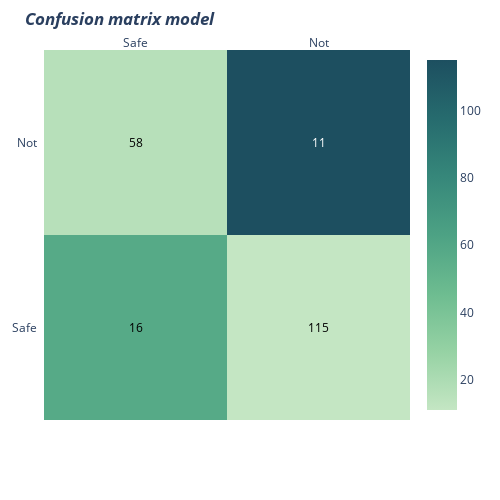

Here is the notebook cell this chart was saved with:
### Code cell
plot_cm(gnb_cf, 'model')

### Figure 1 — Plotly figure (JSON) as saved in the notebook; plotly's stock layout.template omitted (floating-point values rounded to 4 significant figures)
{"data": [{"colorscale": [[0, "rgb(196, 230, 195)"], [0.1667, "rgb(150, 210, 164)"], [0.3333, "rgb(109, 188, 144)"], [0.5, "rgb(77, 162, 132)"], [0.6667, "rgb(54, 135, 122)"], [0.8333, "rgb(38, 107, 110)"], [1, "rgb(29, 79, 96)"]], "reversescale": false, "showscale": true, "type": "heatmap", "x": ["Safe", "Not"], "y": ["Safe", "Not"], "z": [[58, 11], [16, 115]]}], "layout": {"annotations": [{"font": {"color": "#000000"}, "showarrow": false, "text": "16", "x": "Safe", "xref": "x", "y": "Safe", "yref": "y"}, {"font": {"color": "#000000"}, "showarrow": false, "text": "115", "x": "Not", "xref": "x", "y": "Safe", "yref": "y"}, {"font": {"color": "#000000"}, "showarrow": false, "text": "58", "x": "Safe", "xref": "x", "y": "Not", "yref": "y"}, {"font": {"color": "#FFFFFF"}, "showarrow": false, "text": "11", "x": "Not", "xref": "x", "y": "Not", "yref": "y"}, {"font": {"color": "black", "size": 14}, "showarrow": false, "text": "", "x": 0.5, "xref": "paper", "y": -0.1, "yref": "paper"}, {"font": {"color": "black", "size": 14}, "showarrow": false, "text": "", "textangle": -90, "x": -0.2, "xref": "paper", "y": 0.5, "yref": "paper"}], "height": 500, "margin": {"l": 20, "t": 50}, "title": {"text": "<i><b>Confusion matrix model</b></i>"}, "width": 500, "xaxis": {"dtick": 1, "gridcolor": "rgb(0, 0, 0)", "side": "top", "ticks": ""}, "yaxis": {"dtick": 1, "ticks": "", "ticksuffix": "  "}}}
